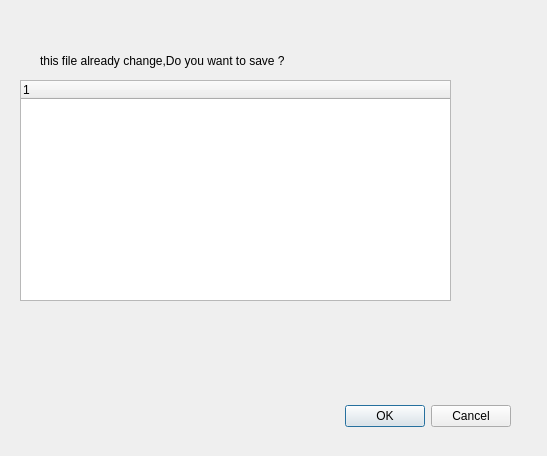
<?xml version="1.0" encoding="UTF-8"?>
<ui version="4.0">
 <class>SaveFileDialog</class>
 <widget class="QDialog" name="SaveFileDialog">
  <property name="geometry">
   <rect>
    <x>0</x>
    <y>0</y>
    <width>547</width>
    <height>456</height>
   </rect>
  </property>
  <property name="windowTitle">
   <string>Dialog</string>
  </property>
  <widget class="QDialogButtonBox" name="buttonBox">
   <property name="geometry">
    <rect>
     <x>170</x>
     <y>400</y>
     <width>341</width>
     <height>32</height>
    </rect>
   </property>
   <property name="orientation">
    <enum>Qt::Horizontal</enum>
   </property>
   <property name="standardButtons">
    <set>QDialogButtonBox::Cancel|QDialogButtonBox::Ok</set>
   </property>
  </widget>
  <widget class="QLabel" name="label">
   <property name="geometry">
    <rect>
     <x>40</x>
     <y>30</y>
     <width>341</width>
     <height>61</height>
    </rect>
   </property>
   <property name="text">
    <string>this file already change,Do you want to save ?</string>
   </property>
  </widget>
  <widget class="QTreeWidget" name="treeWidget">
   <property name="geometry">
    <rect>
     <x>20</x>
     <y>80</y>
     <width>431</width>
     <height>221</height>
    </rect>
   </property>
   <property name="contextMenuPolicy">
    <enum>Qt::CustomContextMenu</enum>
   </property>
   <column>
    <property name="text">
     <string notr="true">1</string>
    </property>
   </column>
  </widget>
 </widget>
 <resources/>
 <connections>
  <connection>
   <sender>buttonBox</sender>
   <signal>accepted()</signal>
   <receiver>SaveFileDialog</receiver>
   <slot>accept()</slot>
   <hints>
    <hint type="sourcelabel">
     <x>248</x>
     <y>254</y>
    </hint>
    <hint type="destinationlabel">
     <x>157</x>
     <y>274</y>
    </hint>
   </hints>
  </connection>
  <connection>
   <sender>buttonBox</sender>
   <signal>rejected()</signal>
   <receiver>SaveFileDialog</receiver>
   <slot>reject()</slot>
   <hints>
    <hint type="sourcelabel">
     <x>316</x>
     <y>260</y>
    </hint>
    <hint type="destinationlabel">
     <x>286</x>
     <y>274</y>
    </hint>
   </hints>
  </connection>
 </connections>
</ui>
